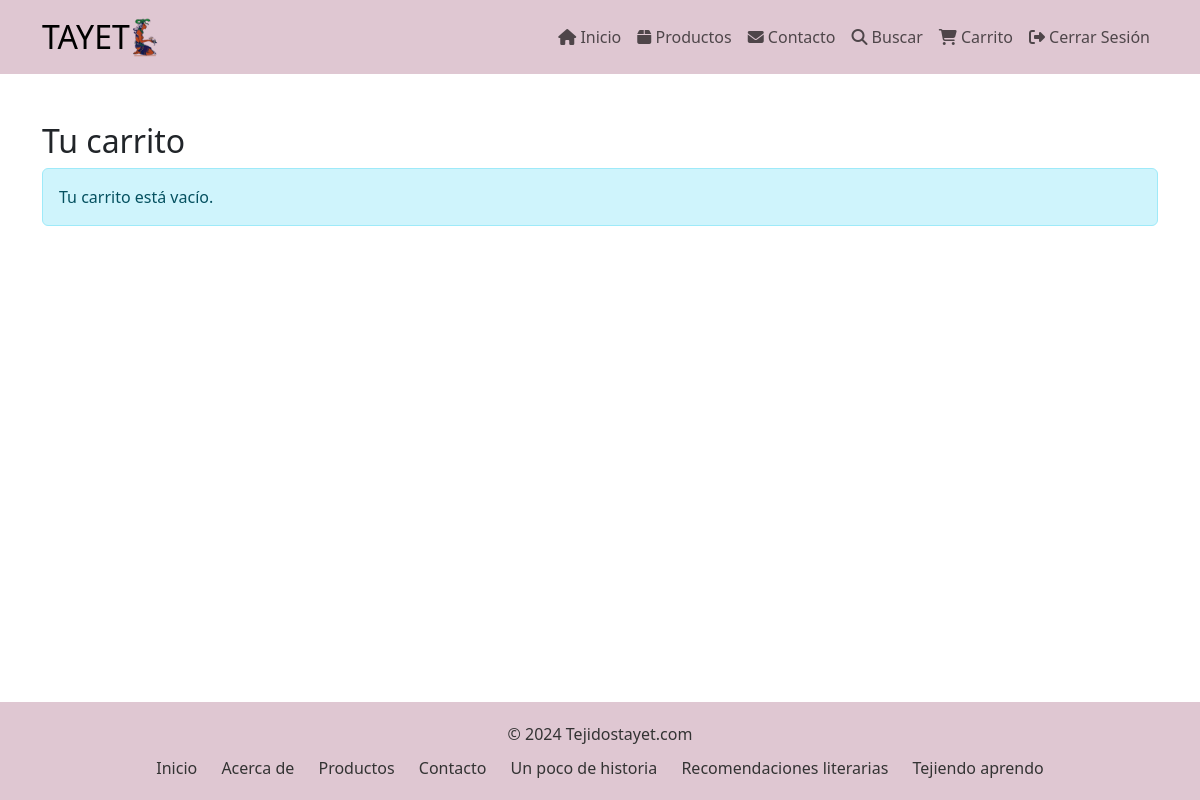
The app's page /carrito/ (signed in), older data.
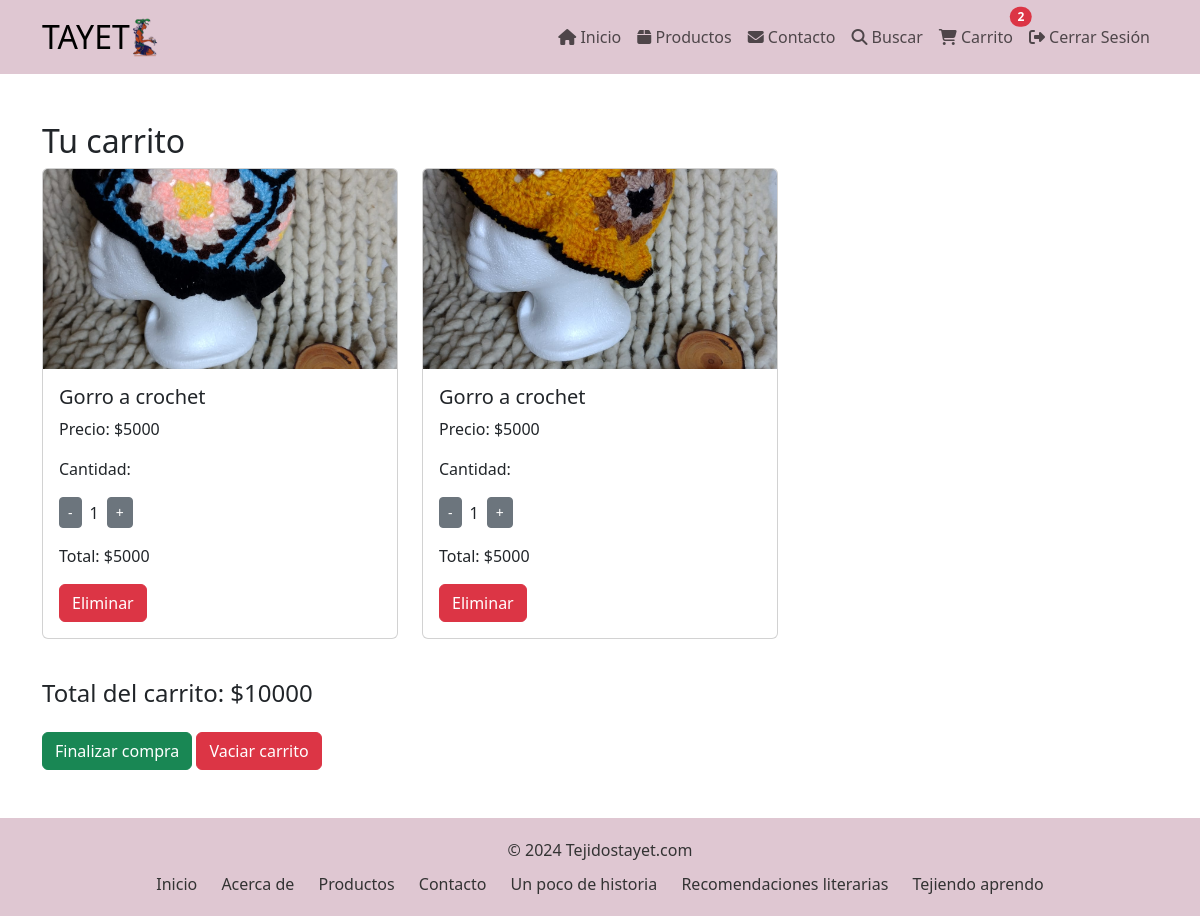
The same page, newer data.
### core/models.py (models this page shows, shortened)
class Carrito(models.Model):
    usuario = models.ForeignKey(User, on_delete=models.CASCADE)
    producto = models.ForeignKey(Producto, on_delete=models.CASCADE)
    cantidad = models.PositiveIntegerField(default=1)
    envio = models.BooleanField(default=False)
    def get_total_precio(self):
        total = self.cantidad * self.producto.precio
        if self.envio:
            total += 5000
        return total

class Producto(models.Model):
    nombre = models.CharField(max_length=100)
    descripcion = models.TextField()
    precio = models.IntegerField()
    imagen = models.ImageField(upload_to='productos/')
    categoria = models.ForeignKey(Categoria, on_delete=models.CASCADE, related_name='productos')
    stock = models.IntegerField(default=0)

### core/views.py (the view)
# urls.py: path('carrito/', carrito_detalle, name='carrito_detalle'),
@login_required
def carrito_detalle(request):
    carrito_items = Carrito.objects.filter(usuario=request.user)
    if request.method == 'POST':
        enviar = 'envio' in request.POST
        for item in carrito_items:
            item.envio = enviar
            item.save()
    total_precio = sum(item.get_total_precio() for item in carrito_items)
    context = {
        "carrito_items": carrito_items,
        "total_precio": total_precio,
    }
    return render(request, "core/carrito.html", context)

### core/context_processors.py (called while the page is built)
def carrito_context(request):
    if request.user.is_authenticated:
        cantidad_total = Carrito.objects.filter(usuario=request.user).aggregate(total_cantidad=Sum('cantidad'))['total_cantidad'] or 0
    else:
        cantidad_total = 0
    return {'cantidad_total': cantidad_total}

### core/templates/core/carrito.html
{% extends 'core/base.html' %}
{% block principal %}
<div class="container mt-5">
    <h2>Tu carrito</h2>
    <div class="row">
        {% for item in carrito_items %}
        <div class="col-md-4 mb-4">
            <div class="card">
                <img src="{{ item.producto.imagen.url }}" class="card-img-top" alt="{{ item.producto.nombre }}" style="height: 200px; object-fit: cover;">
                <div class="card-body">
                    <h5 class="card-title">{{ item.producto.nombre }}</h5>
                    <p class="card-text">Precio: ${{ item.producto.precio }}</p>
                    <p class="card-text">Cantidad:
                        <div class="d-flex align-items-center">
                            <a href="{% url 'decrementar_cantidad' item.id %}" class="btn btn-secondary btn-sm">-</a>
                            <span class="mx-2">{{ item.cantidad }}</span>
                            <a href="{% url 'incrementar_cantidad' item.id %}" class="btn btn-secondary btn-sm">+</a>
                        </div>
                    </p>
                    <p class="card-text">Total: ${{ item.get_total_precio }}</p>
                    <a href="{% url 'eliminar_del_carrito' item.id %}" class="btn btn-danger">Eliminar</a>
                </div>
            </div>
        </div>
        {% empty %}
        <div class="col-12">
            <div class="alert alert-info" role="alert">
                Tu carrito está vacío.
            </div>
        </div>
        {% endfor %}
    </div>
    {% if carrito_items %}
    <div class="mt-3">
        <h4>Total del carrito: ${{ total_precio }}</h4>
    </div>
    <a href="{% url 'pago' %}" class="btn btn-success mt-3">Finalizar compra</a>
    <a href="{% url 'vaciar_carrito' %}" class="btn btn-danger mt-3">Vaciar carrito</a>
    {% endif %}
</div>
<div class="pt-5"></div>
{% endblock %}

### core/templates/core/base.html (shortened to what this page needs)
<!doctype html>
<html lang="en">
<head>
    {% load static %}
    <link rel="stylesheet" href="{% static 'core/css/style.css' %}">
    <link href="https://cdn.jsdelivr.net/npm/bootstrap@5.3.2/dist/css/bootstrap.min.css" rel="stylesheet" />
</head>
<body>
    <header>
        <nav class="navbar navbar-expand-md navbar-light" style="background-color: #dfc7d2;">
            <div class="container">
                <a class="navbar-brand d-flex align-items-center fs-2" href="{% url 'index' %}">
                    <span>TAYET</span>
                    <img src="{% static 'core/img/icono.png' %}" alt="Logo" style="height: 40px;">
                </a>
                <div class="collapse navbar-collapse" id="navbarNav">
                    <ul class="navbar-nav ms-auto">
                        <li class="nav-item">
                            <a class="nav-link" href="{% url 'index' %}">
                                <i class="fas fa-home"></i> Inicio
                            </a>
                        </li>
                        <li class="nav-item">
                            <a class="nav-link" href="{% url 'productos' %}">
                                <i class="fas fa-box"></i> Productos
                            </a>
                        </li>
                        <li class="nav-item">
                            <a class="nav-link" href="{% url 'contacto' %}">
                                <i class="fas fa-envelope"></i> Contacto
                            </a>
                        </li>
                        <li class="nav-item">
                            <a class="nav-link" href="#" data-bs-toggle="modal" data-bs-target="#searchModal">
                                <i class="fas fa-search"></i> Buscar
                            </a>
                        </li>
                        {% if user.is_authenticated %}
                        <li class="nav-item">
                            <a class="nav-link position-relative" href="{% url 'carrito_detalle' %}">
                                <i class="fas fa-shopping-cart"></i> Carrito
                                {% if cantidad_total > 0 %}
                                <span class="position-absolute top-0 start-100 translate-middle badge rounded-pill bg-danger">
                                    {{ cantidad_total }}
                                </span>
                                {% endif %}
                            </a>
                        </li>
                        {% endif %}
                        {% if user.is_authenticated %}
                            <li class="nav-item">
                                <a class="nav-link" href="{% url 'logout' %}">
                                    <i class="fas fa-sign-out-alt"></i> Cerrar Sesión
                                </a>
                            </li>
                        {% else %}
                            <li class="nav-item">
                                <a class="nav-link" href="{% url 'login' %}">
                                    <i class="fas fa-sign-in-alt"></i> Iniciar Sesión
                                </a>
                            </li>
                        {% endif %}
                    </ul>
                </div>
            </div>
        </nav>
    </header>
    <main>
        {% block principal %}
        {% endblock %}
    </main>
    <footer style="background-color: #dfc7d2; color: #333333; text-align: center; padding: 20px 0; margin-top: auto;">
        <div class="container">
            <p style="margin-bottom: 10px;">&copy; 2024 Tejidostayet.com</p>
            <p style="margin-bottom: 0;">
                <a href="{% url 'index' %}" style="color: #333333; text-decoration: none; margin: 0 10px;">Inicio</a>
                <a href="#" style="color: #333333; text-decoration: none; margin: 0 10px;">Acerca de</a>
                <a href="{% url 'productos' %}" style="color: #333333; text-decoration: none; margin: 0 10px;">Productos</a>
                <a href="#" style="color: #333333; text-decoration: none; margin: 0 10px;">Contacto</a>
                <a href="#" style="color: #333333; text-decoration: none; margin: 0 10px;">Un poco de historia</a>
                <a href="#" style="color: #333333; text-decoration: none; margin: 0 10px;">Recomendaciones literarias</a>
                <a href="#" style="color: #333333; text-decoration: none; margin: 0 10px;">Tejiendo aprendo</a>
            </p>
        </div>
    </footer>
</body>
</html>

### core/templates/core/base.html (style rules this page uses)
html, body { height: 100%; margin: 0; display: flex; flex-direction: column; }
main { flex: 1; }

Row changes from the older to the newer data that the page shows:
added Carrito: producto.imagen (picture), producto.nombre "Gorro a crochet", producto.precio "5000", cantidad "1", get_total_precio "5000"
added Carrito: producto.imagen (picture), producto.nombre "Gorro a crochet", producto.precio "5000", cantidad "1", get_total_precio "5000"
Text that changed along with them:
{{ cantidad_total }}: (not shown) → "2"
{{ total_precio }}: (not shown) → "10000"
text no longer shown: "Tu carrito está vacío."
text now shown: "Total del carrito: $ Finalizar compra Vaciar carrito"
